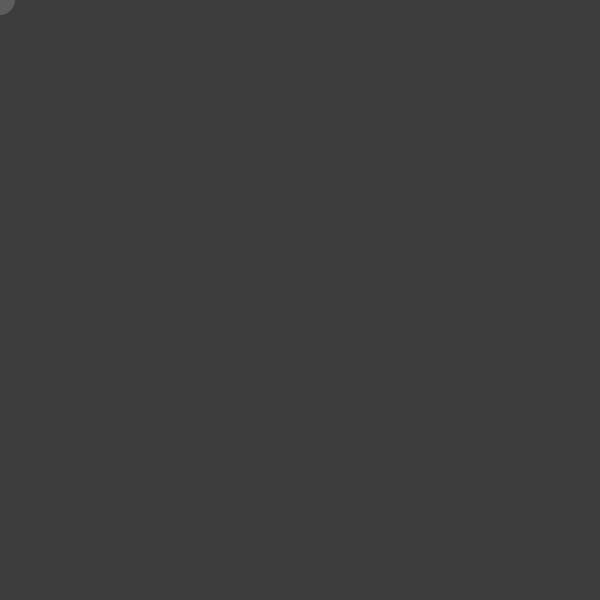
Frame 1 (no input)
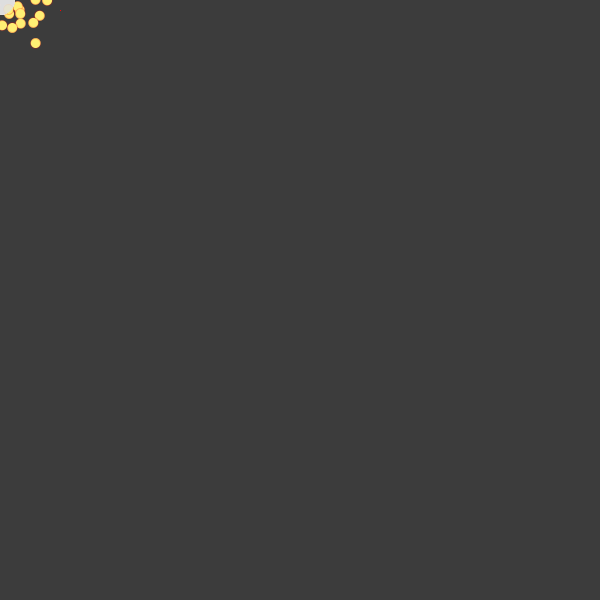
Frame 60 (the mouse pressed at the canvas centre just before this capture)
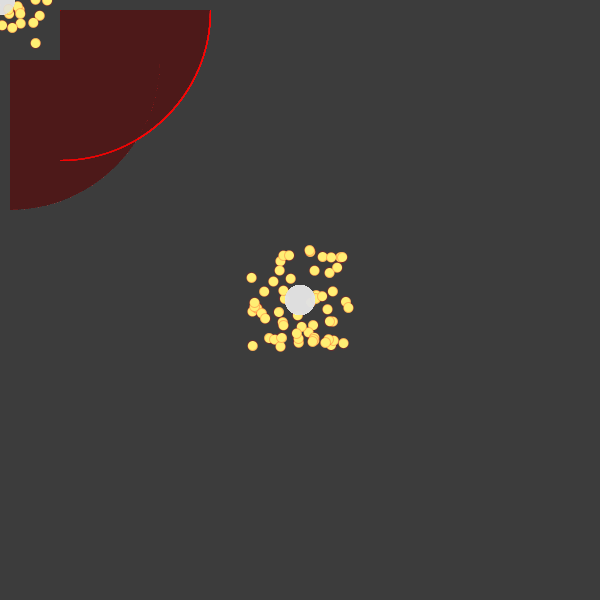
Frame 120 (the mouse held since frame 60 and released just before this capture)

The Processing sketch that drew these frames (run headless with seeded random() and noise(); from frame 60 on, the mouse is pressed at the canvas centre):

// Processing sketch: processing_18129
// ── processing_18129.pde

//drawing program
//by maria fang
//week1 jan18 2010

void setup(){
  size(600,600);
  smooth();
  background(60);
}

void draw(){
  fill(225,50);
  noStroke();
  ellipse(mouseX,mouseY,30,30);
  println("x:" + mouseX);
  println(mouseY);
  
  fill(116,0,0,5);
  arc(10, 60, mouseX, mouseY, 0, PI/2);
  stroke(255,0,0,60);
  
  fill(116,0,0,5);
  arc(60, 10, mouseX, mouseY, 0, PI/2);
  stroke(255,0,0,60);
  
  fill(255,239,116);
  ellipse(mouseX + random(-50, 50),mouseY + random(-50, 50), 10, 10);

  
}
